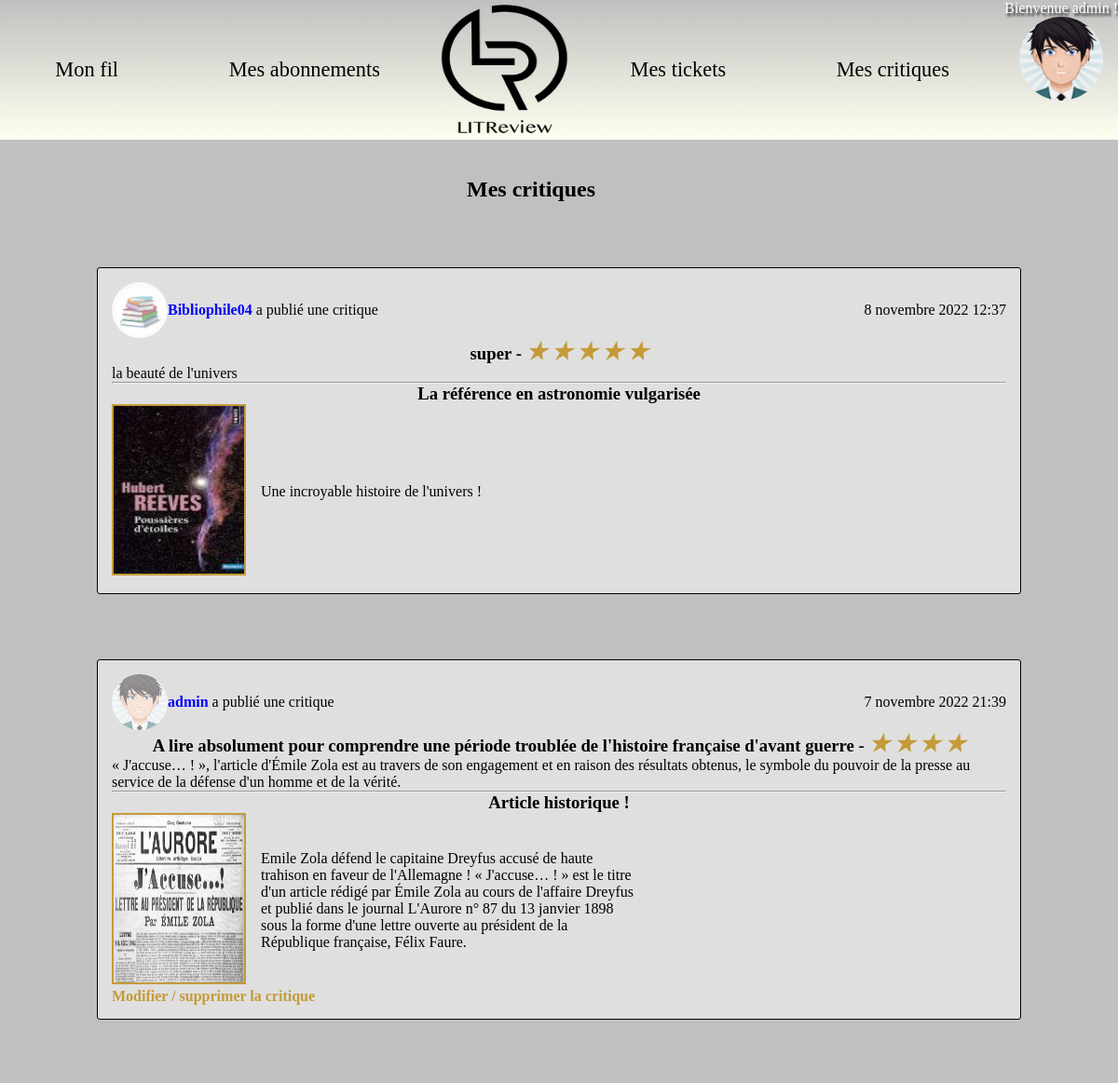
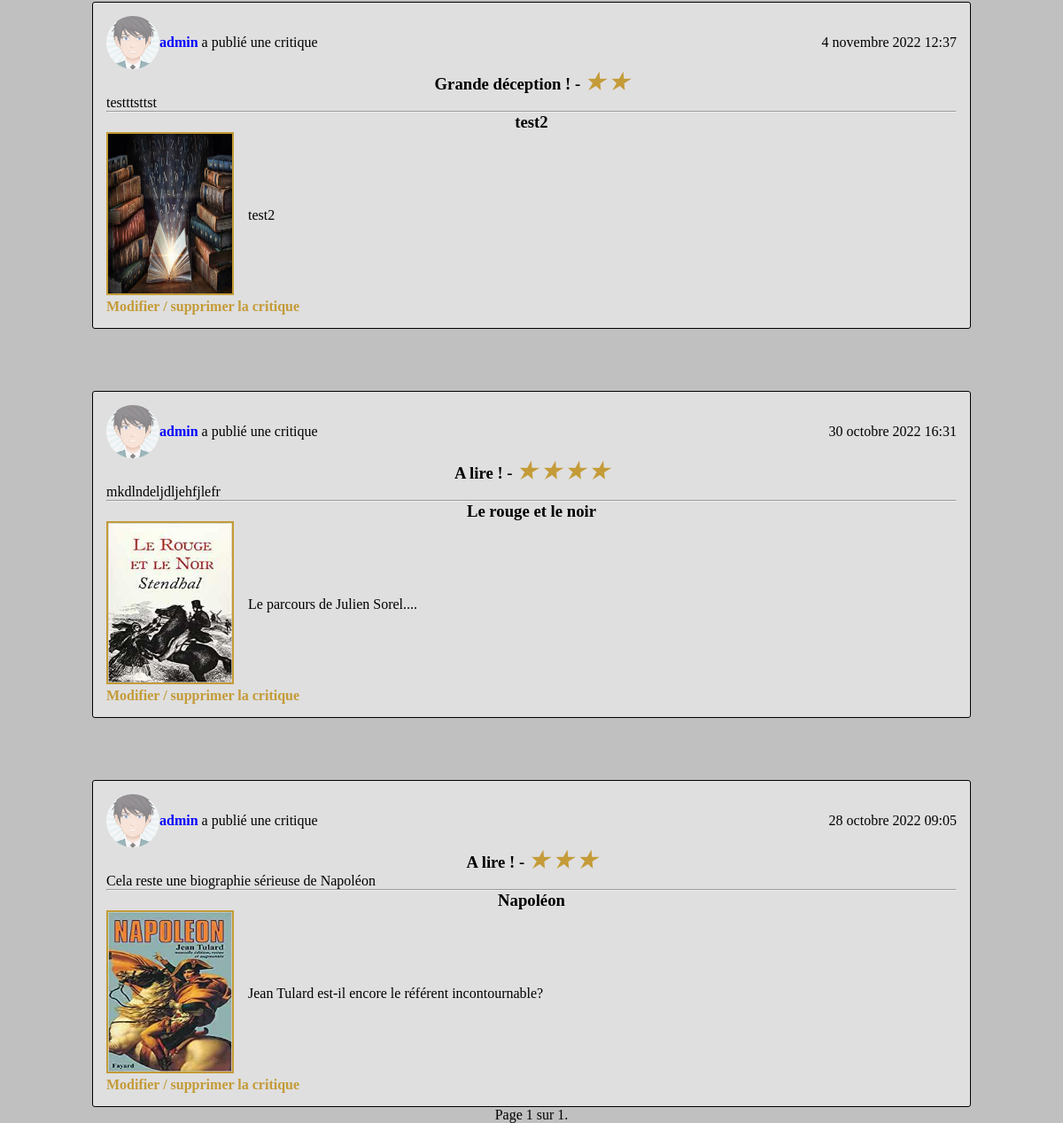
Screenshot of /review_view/ (signed in) with the database file from the repository (2 pictures, top to bottom).
### authentication/models.py (models this page shows)
class User(AbstractUser):
    profile_photo = models.ImageField(verbose_name='photo de profil', default='default_profile.png',
                                      upload_to='static/img')
    follows = models.ManyToManyField(
        'self',
        symmetrical=False,
        verbose_name='suit'
    )
    followed_by = models.ManyToManyField(
        'self',
        symmetrical=False,
        verbose_name='suivi par',
        related_name='followers'
    )

### review/models.py (models this page shows, shortened)
class Review(models.Model):
    ticket = models.ForeignKey(to=Ticket, on_delete=models.CASCADE)
    rating = models.PositiveSmallIntegerField(
        validators=[MinValueValidator(0), MaxValueValidator(5)], verbose_name='Note(0-5)')
    headline = models.CharField(max_length=128, verbose_name='Titre')
    body = models.CharField(max_length=8192, blank=True, verbose_name='Description')
    user = models.ForeignKey(
        to=settings.AUTH_USER_MODEL, on_delete=models.CASCADE)
    time_created = models.DateTimeField(auto_now_add=True)

class Ticket(models.Model):
    title = models.CharField(max_length=128, verbose_name='Titre')
    description = models.TextField(max_length=2048, blank=True, verbose_name='Description')
    image = models.ImageField(null=True, blank=True)
    time_created = models.DateTimeField(auto_now_add=True)
    user = models.ForeignKey(to=settings.AUTH_USER_MODEL, on_delete=models.CASCADE)
    has_review = models.BooleanField(default=False)
    IMAGE_MAX_SIZE = (800, 800)

### review/views.py (the view)
# urls.py: path('review_view/', review_view, name='review_view'),
@login_required
def review_view(request):
    reviews = models.Review.objects.filter(
        Q(user__in=request.user.follows.all()) |
        Q(user__exact=request.user.id))
    reviews = sorted(
        chain(reviews),
        key=lambda instance: instance.time_created,
        reverse=True)
    paginator = Paginator(reviews, 6)
    page = request.GET.get('page')
    page_obj = paginator.get_page(page)
    context = {
        'page_obj': page_obj,
        'reviews': reviews
    }
    return render(
        request,
        'review/review_view.html',
        context
     )

### review/templatetags/feed_extras.py (called while the page is built)
@register.filter
def model_type(value):
    return type(value).__name__

@register.filter(name='range')
def filter_range(start, end: int | str):
    if isinstance(end, str):
        end_nb = int(end)
    else:
        end_nb = end
    return range(start, end_nb)

### review/templates/review/review_view.html (shortened to what this page needs)
{% extends 'base.html' %}
{% load static %}
{% load feed_extras %}
{% block content %}
  <div class="main">
       {% if reviews %}
              <h2>Mes critiques</h2>
       {% else %}
              <br>
              <h3>Vous n'avez pas encore de critiques.</h3>
       {% endif %}
             {% for instance in page_obj %}
                 {% if instance|model_type == 'Review' %}
                     <div class="container__feed review">
                        {% include 'review/partials/review_snippet.html' with review=instance %}
                        {% if instance.user == request.user %}
                            <a href="{% url 'edit_review' instance.id %}">Modifier / supprimer la critique</a>
                        {% endif %}
                    </div>
                 {% endif %}
            {% endfor %}
      <span>
            <span>
                Page {{ page_obj.number }} sur {{ page_obj.paginator.num_pages }}.
            </span>
        </span>
  </div>
{% endblock content %}

### templates/base.html (shortened to what this page needs)
<!DOCTYPE html>
{% load static %}
 <html lang="fr">
    <head>
      <link rel="stylesheet" href="{% static 'css/style.css' %}">
    </head>
   <body>
     <header id="navbar" class="nav">
       {%if user.is_authenticated %}
         <a href="{% url 'feed' %}">Mon fil </a>
         <a href="{% url 'subscriptions' user.username%}">Mes abonnements </a>
       {% endif %}
        <img class="logo" src="{% static 'img/LITReview_logo.png' %}">
       {%if user.is_authenticated %}
          <a href="{% url 'ticket_view' %}">Mes tickets </a>
          <a href="{% url 'review_view' %}">Mes critiques </a>
         <div class="dropdown">
           <a class="nav-item" href="#" id="navDropdown" role="button" data-toggle="dropdown">
               <p>Bienvenue {{ user.username }} ! </p>
                    {% if user.profile_photo %}
                    <img class="profile-pic" width="90" height="90" src="{{ user.profile_photo.url }}"
                    alt="{{ user.username }} profile picture">
                    {% else %}
                    <img class="profile-pic" width="90" height="90" src="{% static 'img/default_profile.png' %}"
                    alt="{{ user.username }} profile picture">
                    {% endif %}
           </a>
        </div>
       {% endif %}
     </header>
        <div class="container_message">
            {% block content %}{% endblock %}
        </div>
   </body>
 </html>

### review/templates/review/partials/review_snippet.html
{% load feed_extras %}
<div class="user-date">
    <div class="user-infos">
        {% include 'review/partials/user_infos_snippet.html' with user=review.user %}
        <p><strong>{{ review.user.username }}</strong> a publié une critique</p>
    </div>
    <p>{{ review.time_created }}</p>
</div>
<h3>{{ review.headline }} - {% for i in 0|range:review.rating %}
                                <i id="stars">
                                    <span> &#9733 </span>
                                </i>
                            {% endfor %}
</h3>
<p>{{ review.body }}</p>
<hr>
<div class="container__ticket">
    {% include 'review/partials/ticket_snippet.html' with ticket=review.ticket %}
</div>

### review/templates/review/partials/user_infos_snippet.html
{% load static %}
        {% if user.profile_photo %}
            <img class="profile-pic-small" src="{{ user.profile_photo.url }}">
        {% else %}
            <img class="profile-pic-small" src="{% static 'img/default_profile.png' %}">
        {% endif %}

### review/templates/review/partials/ticket_snippet.html
<h3>{{ ticket.title }}</h3>
<div class="photo-description">
    {% if ticket.image %}
        <p>
            <img class="photo" src="{{ ticket.image.url }}">
        </p>
    {% endif %}
    {% if ticket.description|length > 0 %}
        <p class="description">{{ ticket.description }}</p>
    {% endif %}
</div>

### static/css/style.css (style rules this page uses)
html { background-color: #C0C0C0; }
* { margin: 0; padding: 0; font-family: "Montserrat, Sans-serif"; list-style: none; text-decoration: none; }
.profile-pic { max-width: 120px; clip-path: circle(); display: block; margin: auto; }
.profile-pic-small { position: relative; z-index: -1; max-width: 60px; clip-path: circle(); display: block; margin: auto; }
strong { color: blue; }
.logo { position: sticky; right: 46%; width: 150px; height: 150px; }
header { position: fixed; width: 100%; height: 150px; display: flex; background: linear-gradient(#C0C0C0, #FFFFF0); }
header > a, header > p, header button { color: black; margin:auto; font-size: 1.4em; }
header .dropdown { position: relative; }
li a { color: black; }
header .nav-item { color: white; }
header p { text-shadow:2px 3px 3px black; }
.container__feed >a { font-weight: bold; color: #c49b38; }
.container__feed { width: 80%; margin-top: 70px; background-color: rgba(255, 255, 255, 0.5); padding: 15px 15px 15px 15px; border-radius: 3px; border: 1px solid #000; }
h2 { padding-top: 10px; margin-right: 60px; text-align: center; }
.container__feed h3 { text-align: center; }
.container__feed .photo { height: 180px; width: 140px; margin-right: 16px; border: solid 2px #c49b38; }
.container__feed .description { width: 600px; margin-right: 400px; }
.container__feed .photo-description, .container__feed .user-date { display: flex; justify-content: space-between; align-items: center; }
#stars > span { display: inline-block; font-size: 25px; color: #c49b38; }
.user-infos { display: flex; flex-direction: row; align-items: center; justify-content: center; }
.main { width: 100%; padding-top: 180px; display: flex; flex-direction: column; align-items: center; flex: 0 0 60%; }
ul.messages li.success, ul.messages li.error, { margin:0; list-style:none; color:#fff; }

### rows the page displays
User: username "admin", profile_photo (picture)
Review: profile_photo (picture), user.username "Bibliophile04", time_created "8 novembre 2022 12:37", headline "super", rating 5 (drawn), body "la beauté de l'univers", image (picture)
Ticket: title "La référence en astronomie vulgarisée", description "Une incroyable histoire de l'univers !"
Review: profile_photo (picture), user.username "admin", time_created "7 novembre 2022 21:39", headline "A lire absolument pour comprendre une période troublée de l'histoire française d'avant guerre", rating 4 (drawn), body "« J'accuse… ! », l'article d'Émile Zola est au travers de son engagement et en raison des résultats obtenus, le symbole du pouvoir de la presse au service de la défense d'un homme et de la vérité.", image (picture), shows "Modifier / supprimer la critique"
Ticket: title "Article historique !", description "Emile Zola défend le capitaine Dreyfus accusé de haute trahison en faveur de l'Allemagne ! « J'accuse… ! » est le titre d'un article rédigé par Émile Zola au cours de l'affaire Dreyfus et publié dans le journal L'Aurore n° 87 du 13 janvier 1898 sous la forme d'une lettre ouverte au président de la République française, Félix Faure."
Review: profile_photo (picture), user.username "admin", time_created "4 novembre 2022 12:37", headline "Grande déception !", rating 2 (drawn), body "testttsttst", image (picture), shows "Modifier / supprimer la critique"
Ticket: title "test2", description "test2"
Review: profile_photo (picture), user.username "admin", time_created "30 octobre 2022 16:31", headline "A lire !", rating 4 (drawn), body "mkdlndeljdljehfjlefr", image (picture), shows "Modifier / supprimer la critique"
Ticket: title "Le rouge et le noir", description "Le parcours de Julien Sorel...."
Review: profile_photo (picture), user.username "admin", time_created "28 octobre 2022 09:05", headline "A lire !", rating 3 (drawn), body "Cela reste une biographie sérieuse de Napoléon", image (picture), shows "Modifier / supprimer la critique"
Ticket: title "Napoléon", description "Jean Tulard est-il encore le référent incontournable?"

### other values shown
{{ page_obj.number }} "1"
{{ page_obj.paginator.num_pages }} "1"
